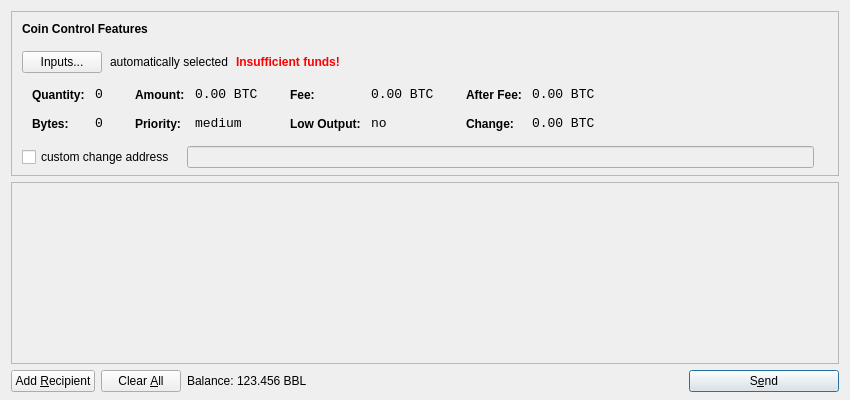
<?xml version="1.0" encoding="UTF-8"?>
<ui version="4.0">
 <class>SendCoinsDialog</class>
 <widget class="QDialog" name="SendCoinsDialog">
  <property name="geometry">
   <rect>
    <x>0</x>
    <y>0</y>
    <width>850</width>
    <height>400</height>
   </rect>
  </property>
  <property name="windowTitle">
   <string>Send Coins</string>
  </property>
  <layout class="QVBoxLayout" name="verticalLayout" stretch="0,1,0">
   <property name="bottomMargin">
    <number>8</number>
   </property>
   <item>
    <widget class="QFrame" name="frameCoinControl">
     <property name="sizePolicy">
      <sizepolicy hsizetype="Expanding" vsizetype="Expanding">
       <horstretch>0</horstretch>
       <verstretch>0</verstretch>
      </sizepolicy>
     </property>
     <property name="maximumSize">
      <size>
       <width>16777215</width>
       <height>16777215</height>
      </size>
     </property>
     <property name="frameShape">
      <enum>QFrame::StyledPanel</enum>
     </property>
     <property name="frameShadow">
      <enum>QFrame::Sunken</enum>
     </property>
     <layout class="QVBoxLayout" name="verticalLayoutCoinControl2">
      <property name="spacing">
       <number>-1</number>
      </property>
      <property name="leftMargin">
       <number>0</number>
      </property>
      <property name="topMargin">
       <number>0</number>
      </property>
      <property name="rightMargin">
       <number>0</number>
      </property>
      <property name="bottomMargin">
       <number>6</number>
      </property>
      <item>
       <layout class="QVBoxLayout" name="verticalLayoutCoinControl" stretch="0,0,0,0,1">
        <property name="spacing">
         <number>0</number>
        </property>
        <property name="leftMargin">
         <number>10</number>
        </property>
        <property name="topMargin">
         <number>10</number>
        </property>
        <item>
         <layout class="QHBoxLayout" name="horizontalLayoutCoinControl1">
          <property name="bottomMargin">
           <number>15</number>
          </property>
          <item>
           <widget class="QLabel" name="labelCoinControlFeatures">
            <property name="sizePolicy">
             <sizepolicy hsizetype="Preferred" vsizetype="Maximum">
              <horstretch>0</horstretch>
              <verstretch>0</verstretch>
             </sizepolicy>
            </property>
            <property name="font">
             <font>
              <weight>75</weight>
              <bold>true</bold>
             </font>
            </property>
            <property name="styleSheet">
             <string notr="true">font-weight:bold;</string>
            </property>
            <property name="text">
             <string>Coin Control Features</string>
            </property>
           </widget>
          </item>
         </layout>
        </item>
        <item>
         <layout class="QHBoxLayout" name="horizontalLayoutCoinControl2" stretch="0,0,0,0">
          <property name="spacing">
           <number>8</number>
          </property>
          <property name="bottomMargin">
           <number>10</number>
          </property>
          <item>
           <widget class="QPushButton" name="pushButtonCoinControl">
            <property name="styleSheet">
             <string notr="true"/>
            </property>
            <property name="text">
             <string>Inputs...</string>
            </property>
           </widget>
          </item>
          <item>
           <widget class="QLabel" name="labelCoinControlAutomaticallySelected">
            <property name="text">
             <string>automatically selected</string>
            </property>
            <property name="margin">
             <number>5</number>
            </property>
           </widget>
          </item>
          <item>
           <widget class="QLabel" name="labelCoinControlInsuffFunds">
            <property name="font">
             <font>
              <weight>75</weight>
              <bold>true</bold>
             </font>
            </property>
            <property name="styleSheet">
             <string notr="true">color:red;font-weight:bold;</string>
            </property>
            <property name="text">
             <string>Insufficient funds!</string>
            </property>
            <property name="margin">
             <number>5</number>
            </property>
           </widget>
          </item>
          <item>
           <spacer name="horizontalSpacerCoinControl">
            <property name="orientation">
             <enum>Qt::Horizontal</enum>
            </property>
            <property name="sizeHint" stdset="0">
             <size>
              <width>40</width>
              <height>1</height>
             </size>
            </property>
           </spacer>
          </item>
         </layout>
        </item>
        <item>
         <widget class="QWidget" name="widgetCoinControl" native="true">
          <property name="sizePolicy">
           <sizepolicy hsizetype="Preferred" vsizetype="Preferred">
            <horstretch>0</horstretch>
            <verstretch>0</verstretch>
           </sizepolicy>
          </property>
          <property name="minimumSize">
           <size>
            <width>0</width>
            <height>0</height>
           </size>
          </property>
          <property name="styleSheet">
           <string notr="true"/>
          </property>
          <layout class="QHBoxLayout" name="horizontalLayoutCoinControl5">
           <property name="margin">
            <number>0</number>
           </property>
           <item>
            <layout class="QHBoxLayout" name="horizontalLayoutCoinControl3" stretch="0,0,0,1">
             <property name="spacing">
              <number>20</number>
             </property>
             <property name="topMargin">
              <number>0</number>
             </property>
             <property name="bottomMargin">
              <number>10</number>
             </property>
             <item>
              <layout class="QFormLayout" name="formLayoutCoinControl1">
               <property name="horizontalSpacing">
                <number>10</number>
               </property>
               <property name="verticalSpacing">
                <number>14</number>
               </property>
               <property name="leftMargin">
                <number>10</number>
               </property>
               <property name="topMargin">
                <number>4</number>
               </property>
               <property name="rightMargin">
                <number>6</number>
               </property>
               <item row="0" column="0">
                <widget class="QLabel" name="labelCoinControlQuantityText">
                 <property name="styleSheet">
                  <string notr="true">font-weight:bold;</string>
                 </property>
                 <property name="text">
                  <string>Quantity:</string>
                 </property>
                 <property name="margin">
                  <number>0</number>
                 </property>
                </widget>
               </item>
               <item row="0" column="1">
                <widget class="QLabel" name="labelCoinControlQuantity">
                 <property name="font">
                  <font>
                   <family>Monospace</family>
                   <pointsize>10</pointsize>
                  </font>
                 </property>
                 <property name="cursor">
                  <cursorShape>IBeamCursor</cursorShape>
                 </property>
                 <property name="contextMenuPolicy">
                  <enum>Qt::ActionsContextMenu</enum>
                 </property>
                 <property name="text">
                  <string notr="true">0</string>
                 </property>
                 <property name="margin">
                  <number>0</number>
                 </property>
                 <property name="textInteractionFlags">
                  <set>Qt::LinksAccessibleByMouse|Qt::TextSelectableByKeyboard|Qt::TextSelectableByMouse</set>
                 </property>
                </widget>
               </item>
               <item row="1" column="0">
                <widget class="QLabel" name="labelCoinControlBytesText">
                 <property name="styleSheet">
                  <string notr="true">font-weight:bold;</string>
                 </property>
                 <property name="text">
                  <string>Bytes:</string>
                 </property>
                </widget>
               </item>
               <item row="1" column="1">
                <widget class="QLabel" name="labelCoinControlBytes">
                 <property name="font">
                  <font>
                   <family>Monospace</family>
                   <pointsize>10</pointsize>
                  </font>
                 </property>
                 <property name="cursor">
                  <cursorShape>IBeamCursor</cursorShape>
                 </property>
                 <property name="contextMenuPolicy">
                  <enum>Qt::ActionsContextMenu</enum>
                 </property>
                 <property name="text">
                  <string notr="true">0</string>
                 </property>
                 <property name="textInteractionFlags">
                  <set>Qt::LinksAccessibleByMouse|Qt::TextSelectableByKeyboard|Qt::TextSelectableByMouse</set>
                 </property>
                </widget>
               </item>
              </layout>
             </item>
             <item>
              <layout class="QFormLayout" name="formLayoutCoinControl2">
               <property name="horizontalSpacing">
                <number>10</number>
               </property>
               <property name="verticalSpacing">
                <number>14</number>
               </property>
               <property name="leftMargin">
                <number>6</number>
               </property>
               <property name="topMargin">
                <number>4</number>
               </property>
               <property name="rightMargin">
                <number>6</number>
               </property>
               <item row="0" column="0">
                <widget class="QLabel" name="labelCoinControlAmountText">
                 <property name="styleSheet">
                  <string notr="true">font-weight:bold;</string>
                 </property>
                 <property name="text">
                  <string>Amount:</string>
                 </property>
                 <property name="margin">
                  <number>0</number>
                 </property>
                </widget>
               </item>
               <item row="0" column="1">
                <widget class="QLabel" name="labelCoinControlAmount">
                 <property name="font">
                  <font>
                   <family>Monospace</family>
                   <pointsize>10</pointsize>
                  </font>
                 </property>
                 <property name="cursor">
                  <cursorShape>IBeamCursor</cursorShape>
                 </property>
                 <property name="contextMenuPolicy">
                  <enum>Qt::ActionsContextMenu</enum>
                 </property>
                 <property name="text">
                  <string notr="true">0.00 BTC</string>
                 </property>
                 <property name="textInteractionFlags">
                  <set>Qt::LinksAccessibleByMouse|Qt::TextSelectableByKeyboard|Qt::TextSelectableByMouse</set>
                 </property>
                </widget>
               </item>
               <item row="1" column="0">
                <widget class="QLabel" name="labelCoinControlPriorityText">
                 <property name="styleSheet">
                  <string notr="true">font-weight:bold;</string>
                 </property>
                 <property name="text">
                  <string>Priority:</string>
                 </property>
                </widget>
               </item>
               <item row="1" column="1">
                <widget class="QLabel" name="labelCoinControlPriority">
                 <property name="font">
                  <font>
                   <family>Monospace</family>
                   <pointsize>10</pointsize>
                  </font>
                 </property>
                 <property name="cursor">
                  <cursorShape>IBeamCursor</cursorShape>
                 </property>
                 <property name="contextMenuPolicy">
                  <enum>Qt::ActionsContextMenu</enum>
                 </property>
                 <property name="text">
                  <string>medium</string>
                 </property>
                 <property name="textInteractionFlags">
                  <set>Qt::LinksAccessibleByMouse|Qt::TextSelectableByKeyboard|Qt::TextSelectableByMouse</set>
                 </property>
                </widget>
               </item>
              </layout>
             </item>
             <item>
              <layout class="QFormLayout" name="formLayoutCoinControl3">
               <property name="horizontalSpacing">
                <number>10</number>
               </property>
               <property name="verticalSpacing">
                <number>14</number>
               </property>
               <property name="leftMargin">
                <number>6</number>
               </property>
               <property name="topMargin">
                <number>4</number>
               </property>
               <property name="rightMargin">
                <number>6</number>
               </property>
               <item row="0" column="0">
                <widget class="QLabel" name="labelCoinControlFeeText">
                 <property name="styleSheet">
                  <string notr="true">font-weight:bold;</string>
                 </property>
                 <property name="text">
                  <string>Fee:</string>
                 </property>
                 <property name="margin">
                  <number>0</number>
                 </property>
                </widget>
               </item>
               <item row="0" column="1">
                <widget class="QLabel" name="labelCoinControlFee">
                 <property name="font">
                  <font>
                   <family>Monospace</family>
                   <pointsize>10</pointsize>
                  </font>
                 </property>
                 <property name="cursor">
                  <cursorShape>IBeamCursor</cursorShape>
                 </property>
                 <property name="contextMenuPolicy">
                  <enum>Qt::ActionsContextMenu</enum>
                 </property>
                 <property name="text">
                  <string notr="true">0.00 BTC</string>
                 </property>
                 <property name="textInteractionFlags">
                  <set>Qt::LinksAccessibleByMouse|Qt::TextSelectableByKeyboard|Qt::TextSelectableByMouse</set>
                 </property>
                </widget>
               </item>
               <item row="1" column="0">
                <widget class="QLabel" name="labelCoinControlLowOutputText">
                 <property name="styleSheet">
                  <string notr="true">font-weight:bold;</string>
                 </property>
                 <property name="text">
                  <string>Low Output:</string>
                 </property>
                </widget>
               </item>
               <item row="1" column="1">
                <widget class="QLabel" name="labelCoinControlLowOutput">
                 <property name="font">
                  <font>
                   <family>Monospace</family>
                   <pointsize>10</pointsize>
                  </font>
                 </property>
                 <property name="cursor">
                  <cursorShape>IBeamCursor</cursorShape>
                 </property>
                 <property name="contextMenuPolicy">
                  <enum>Qt::ActionsContextMenu</enum>
                 </property>
                 <property name="text">
                  <string>no</string>
                 </property>
                 <property name="textInteractionFlags">
                  <set>Qt::LinksAccessibleByMouse|Qt::TextSelectableByKeyboard|Qt::TextSelectableByMouse</set>
                 </property>
                </widget>
               </item>
              </layout>
             </item>
             <item>
              <layout class="QFormLayout" name="formLayoutCoinControl4">
               <property name="horizontalSpacing">
                <number>10</number>
               </property>
               <property name="verticalSpacing">
                <number>14</number>
               </property>
               <property name="leftMargin">
                <number>6</number>
               </property>
               <property name="topMargin">
                <number>4</number>
               </property>
               <property name="rightMargin">
                <number>6</number>
               </property>
               <item row="0" column="0">
                <widget class="QLabel" name="labelCoinControlAfterFeeText">
                 <property name="styleSheet">
                  <string notr="true">font-weight:bold;</string>
                 </property>
                 <property name="text">
                  <string>After Fee:</string>
                 </property>
                 <property name="margin">
                  <number>0</number>
                 </property>
                </widget>
               </item>
               <item row="0" column="1">
                <widget class="QLabel" name="labelCoinControlAfterFee">
                 <property name="font">
                  <font>
                   <family>Monospace</family>
                   <pointsize>10</pointsize>
                  </font>
                 </property>
                 <property name="cursor">
                  <cursorShape>IBeamCursor</cursorShape>
                 </property>
                 <property name="contextMenuPolicy">
                  <enum>Qt::ActionsContextMenu</enum>
                 </property>
                 <property name="text">
                  <string notr="true">0.00 BTC</string>
                 </property>
                 <property name="textInteractionFlags">
                  <set>Qt::LinksAccessibleByMouse|Qt::TextSelectableByKeyboard|Qt::TextSelectableByMouse</set>
                 </property>
                </widget>
               </item>
               <item row="1" column="0">
                <widget class="QLabel" name="labelCoinControlChangeText">
                 <property name="styleSheet">
                  <string notr="true">font-weight:bold;</string>
                 </property>
                 <property name="text">
                  <string>Change:</string>
                 </property>
                </widget>
               </item>
               <item row="1" column="1">
                <widget class="QLabel" name="labelCoinControlChange">
                 <property name="font">
                  <font>
                   <family>Monospace</family>
                   <pointsize>10</pointsize>
                  </font>
                 </property>
                 <property name="cursor">
                  <cursorShape>IBeamCursor</cursorShape>
                 </property>
                 <property name="contextMenuPolicy">
                  <enum>Qt::ActionsContextMenu</enum>
                 </property>
                 <property name="text">
                  <string notr="true">0.00 BTC</string>
                 </property>
                 <property name="textInteractionFlags">
                  <set>Qt::LinksAccessibleByMouse|Qt::TextSelectableByKeyboard|Qt::TextSelectableByMouse</set>
                 </property>
                </widget>
               </item>
              </layout>
             </item>
            </layout>
           </item>
          </layout>
         </widget>
        </item>
        <item>
         <layout class="QHBoxLayout" name="horizontalLayoutCoinControl4" stretch="0,0,0">
          <property name="spacing">
           <number>12</number>
          </property>
          <property name="sizeConstraint">
           <enum>QLayout::SetDefaultConstraint</enum>
          </property>
          <property name="topMargin">
           <number>5</number>
          </property>
          <property name="rightMargin">
           <number>5</number>
          </property>
          <item>
           <widget class="QCheckBox" name="checkBoxCoinControlChange">
            <property name="text">
             <string>custom change address</string>
            </property>
           </widget>
          </item>
          <item>
           <widget class="QLineEdit" name="lineEditCoinControlChange">
            <property name="enabled">
             <bool>false</bool>
            </property>
            <property name="sizePolicy">
             <sizepolicy hsizetype="Expanding" vsizetype="Fixed">
              <horstretch>0</horstretch>
              <verstretch>0</verstretch>
             </sizepolicy>
            </property>
           </widget>
          </item>
          <item>
           <widget class="QLabel" name="labelCoinControlChangeLabel">
            <property name="sizePolicy">
             <sizepolicy hsizetype="Preferred" vsizetype="Expanding">
              <horstretch>0</horstretch>
              <verstretch>0</verstretch>
             </sizepolicy>
            </property>
            <property name="minimumSize">
             <size>
              <width>0</width>
              <height>0</height>
             </size>
            </property>
            <property name="text">
             <string/>
            </property>
            <property name="margin">
             <number>3</number>
            </property>
           </widget>
          </item>
         </layout>
        </item>
        <item>
         <spacer name="verticalSpacerCoinControl">
          <property name="orientation">
           <enum>Qt::Vertical</enum>
          </property>
          <property name="sizeHint" stdset="0">
           <size>
            <width>800</width>
            <height>1</height>
           </size>
          </property>
         </spacer>
        </item>
       </layout>
      </item>
     </layout>
    </widget>
   </item>
   <item>
    <widget class="QScrollArea" name="scrollArea">
     <property name="widgetResizable">
      <bool>true</bool>
     </property>
     <widget class="QWidget" name="scrollAreaWidgetContents">
      <property name="geometry">
       <rect>
        <x>0</x>
        <y>0</y>
        <width>830</width>
        <height>165</height>
       </rect>
      </property>
      <layout class="QVBoxLayout" name="verticalLayout_2">
       <property name="margin">
        <number>0</number>
       </property>
       <item>
        <layout class="QVBoxLayout" name="entries">
         <property name="spacing">
          <number>6</number>
         </property>
        </layout>
       </item>
       <item>
        <spacer name="verticalSpacer">
         <property name="orientation">
          <enum>Qt::Vertical</enum>
         </property>
         <property name="sizeHint" stdset="0">
          <size>
           <width>20</width>
           <height>40</height>
          </size>
         </property>
        </spacer>
       </item>
      </layout>
     </widget>
    </widget>
   </item>
   <item>
    <layout class="QHBoxLayout" name="horizontalLayout">
     <item>
      <widget class="QPushButton" name="addButton">
       <property name="toolTip">
        <string>Send to multiple recipients at once</string>
       </property>
       <property name="text">
        <string>Add &amp;Recipient</string>
       </property>
       <property name="icon">
        <iconset resource="../bitcoin.qrc">
         <normaloff>:/icons/add</normaloff>:/icons/add</iconset>
       </property>
       <property name="autoDefault">
        <bool>false</bool>
       </property>
      </widget>
     </item>
     <item>
      <widget class="QPushButton" name="clearButton">
       <property name="sizePolicy">
        <sizepolicy hsizetype="Minimum" vsizetype="Fixed">
         <horstretch>0</horstretch>
         <verstretch>0</verstretch>
        </sizepolicy>
       </property>
       <property name="toolTip">
        <string>Remove all transaction fields</string>
       </property>
       <property name="text">
        <string>Clear &amp;All</string>
       </property>
       <property name="icon">
        <iconset resource="../bitcoin.qrc">
         <normaloff>:/icons/remove</normaloff>:/icons/remove</iconset>
       </property>
       <property name="autoRepeatDelay">
        <number>300</number>
       </property>
       <property name="autoDefault">
        <bool>false</bool>
       </property>
      </widget>
     </item>
     <item>
      <layout class="QHBoxLayout" name="horizontalLayout_2">
       <property name="spacing">
        <number>3</number>
       </property>
       <item>
        <widget class="QLabel" name="label">
         <property name="text">
          <string>Balance:</string>
         </property>
        </widget>
       </item>
       <item>
        <widget class="QLabel" name="labelBalance">
         <property name="cursor">
          <cursorShape>IBeamCursor</cursorShape>
         </property>
         <property name="text">
          <string>123.456 BBL</string>
         </property>
         <property name="textInteractionFlags">
          <set>Qt::LinksAccessibleByMouse|Qt::TextSelectableByKeyboard|Qt::TextSelectableByMouse</set>
         </property>
        </widget>
       </item>
      </layout>
     </item>
     <item>
      <spacer name="horizontalSpacer">
       <property name="orientation">
        <enum>Qt::Horizontal</enum>
       </property>
       <property name="sizeHint" stdset="0">
        <size>
         <width>40</width>
         <height>20</height>
        </size>
       </property>
      </spacer>
     </item>
     <item>
      <widget class="QPushButton" name="sendButton">
       <property name="minimumSize">
        <size>
         <width>150</width>
         <height>0</height>
        </size>
       </property>
       <property name="toolTip">
        <string>Confirm the send action</string>
       </property>
       <property name="text">
        <string>S&amp;end</string>
       </property>
       <property name="icon">
        <iconset resource="../bitcoin.qrc">
         <normaloff>:/icons/send</normaloff>:/icons/send</iconset>
       </property>
       <property name="default">
        <bool>true</bool>
       </property>
      </widget>
     </item>
    </layout>
   </item>
  </layout>
 </widget>
 <resources>
  <include location="../bitcoin.qrc"/>
 </resources>
 <connections/>
</ui>
